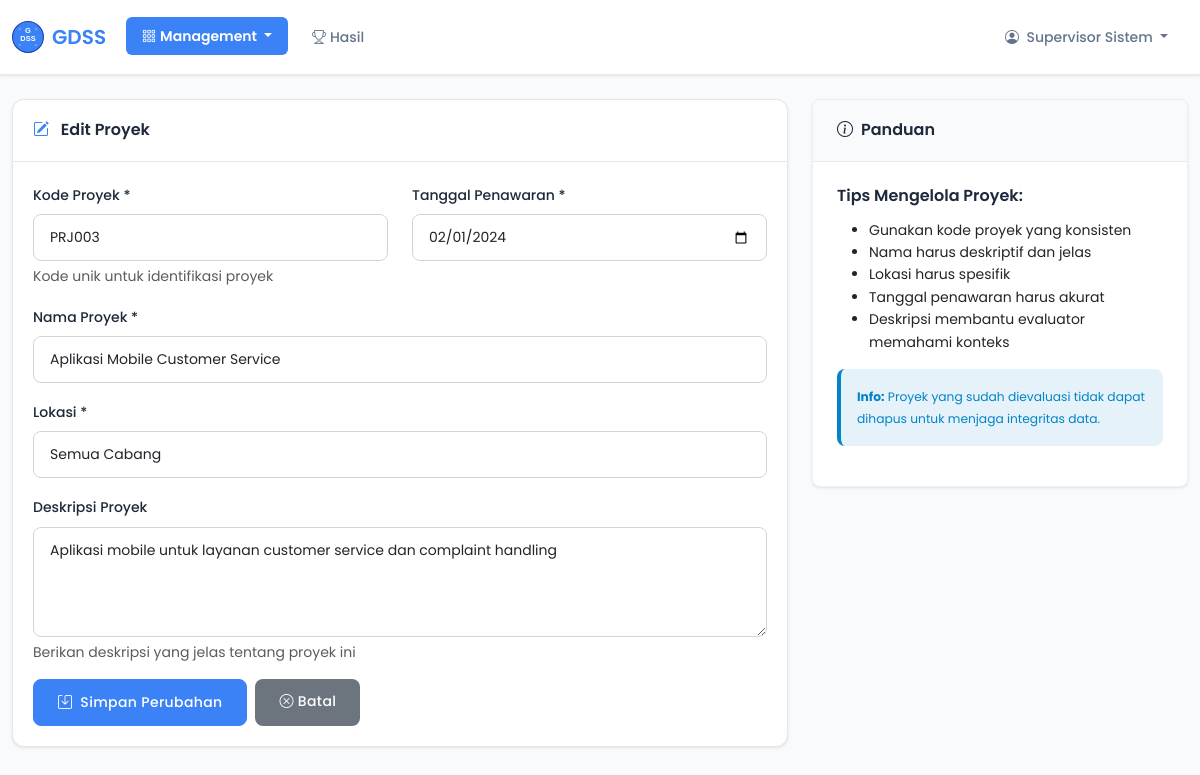
The page /projects.php?action=edit&id=3 (signed in) on the database its author committed.
### tables this page shows
CREATE TABLE projects (
    id INT PRIMARY KEY AUTO_INCREMENT,
    code VARCHAR(20) UNIQUE NOT NULL,
    name VARCHAR(200) NOT NULL,
    location VARCHAR(100) NOT NULL,
    date_offer DATE NOT NULL,
    description TEXT,
    status ENUM('active', 'completed', 'cancelled') DEFAULT 'active',
    created_at TIMESTAMP DEFAULT CURRENT_TIMESTAMP
);

### functions.php (called while the page is built, shortened)
<?php
function getConnection() {
    static $pdo = null;
    if ($pdo === null) {
        try {
            $pdo = new PDO(
                "mysql:host=" . DB_HOST . ";dbname=" . DB_NAME . ";charset=utf8mb4",
                DB_USER,
                DB_PASS,
                [
                    PDO::ATTR_ERRMODE => PDO::ERRMODE_EXCEPTION,
                    PDO::ATTR_DEFAULT_FETCH_MODE => PDO::FETCH_ASSOC,
                    PDO::ATTR_EMULATE_PREPARES => false
                ]
            );
        } catch (PDOException $e) {
            error_log("Database connection error: " . $e->getMessage());
            die("Koneksi database gagal. Silakan hubungi administrator.");
        }
    }
    return $pdo;
}
function isLoggedIn() {
    return isset($_SESSION['user_id']) && !empty($_SESSION['user_id']);
}
function getCurrentUser() {
    return [
        'id' => $_SESSION['user_id'],
        'username' => $_SESSION['username'],
        'role' => $_SESSION['user_role'],
        'fullname' => $_SESSION['user_fullname']
    ];
}
function getAllProjects() {
    try {
        $pdo = getConnection();
        $stmt = $pdo->query("
            SELECT * FROM projects
            WHERE status = 'active'
            ORDER BY id
        ");
        return $stmt->fetchAll();
    } catch (PDOException $e) {
        error_log("Error getting all projects: " . $e->getMessage());
        return [];
    }
}
function getProjectById($id) {
    try {
        $pdo = getConnection();
        $stmt = $pdo->prepare("SELECT * FROM projects WHERE id = ?");
        $stmt->execute([$id]);
        return $stmt->fetch();
    } catch (PDOException $e) {
        error_log("Error getting project by ID: " . $e->getMessage());
        return null;
    }
}
function escape($string) {
    return htmlspecialchars($string ?? '', ENT_QUOTES, 'UTF-8');
}
?>

### projects.php (the view, shortened to what this page needs)
<?php
require_once 'functions.php';
$user = getCurrentUser();
$action = $_GET['action'] ?? 'list';
$project_id = $_GET['id'] ?? null;
$project = null;
if ($action == 'edit' && $project_id) {
    $project = getProjectById($project_id);
}
$projects = getAllProjects();
?>
<!DOCTYPE html>
<html lang="id">
<head>
    <link href="https://cdn.jsdelivr.net/npm/bootstrap@5.3.0/dist/css/bootstrap.min.css" rel="stylesheet">
    <link href="https://cdn.jsdelivr.net/npm/bootstrap-icons@1.10.0/font/bootstrap-icons.css" rel="stylesheet">
    <link href="assets/css/style.css" rel="stylesheet">
</head>
<body>
    <nav class="navbar navbar-expand-lg navbar-light bg-white" style="box-shadow: 0 1px 3px 0 rgba(0, 0, 0, 0.1);">
        <div class="container-fluid">
            <a class="navbar-brand d-flex align-items-center" href="dashboard.php">
                <img src="assets/images/logo.svg" alt="GDSS Logo" width="32" height="32" class="me-2">
                <span style="font-family: 'Poppins', sans-serif; font-weight: 600; color: #3B82F6;">GDSS</span>
            </a>
            <div class="collapse navbar-collapse" id="navbarNav">
                <ul class="navbar-nav me-auto">
                    <li class="nav-item dropdown">
                        <a class="nav-link dropdown-toggle active" href="#" role="button" data-bs-toggle="dropdown" style="font-family: 'Poppins', sans-serif; background: #3B82F6; color: white; border-radius: 6px; font-weight: 600; padding: 8px 12px;">
                            <i class="bi bi-grid-3x3-gap me-1"></i>Management
                        </a>
                    </li>
                    <li class="nav-item">
                        <a class="nav-link" href="results.php" style="font-family: 'Poppins', sans-serif; color: #64748B; font-weight: 500;">
                            <i class="bi bi-trophy me-1"></i>Hasil
                        </a>
                    </li>
                </ul>
                <ul class="navbar-nav">
                    <li class="nav-item dropdown">
                        <a class="nav-link dropdown-toggle" href="#" role="button" data-bs-toggle="dropdown" style="font-family: 'Poppins', sans-serif; color: #64748B; font-weight: 500;">
                            <i class="bi bi-person-circle me-1"></i>
                            <?= escape($user['fullname']) ?>
                        </a>
                    </li>
                </ul>
            </div>
        </div>
    </nav>
    <div class="container-fluid mt-4">
        <?php if ($action == 'create' || $action == 'edit'): ?>
        <div class="row">
            <div class="col-md-8">
                <div class="card" style="border: 1px solid #E2E8F0; border-radius: 12px; box-shadow: 0 1px 3px rgba(0, 0, 0, 0.1);">
                    <div class="card-header" style="background: white; border-radius: 12px 12px 0 0; padding: 20px; border-bottom: 1px solid #E2E8F0;">
                        <h5 class="mb-0" style="font-family: 'Poppins', sans-serif; font-weight: 600; color: #1E293B; font-size: 16px;">
                            <i class="bi bi-<?= $action == 'create' ? 'plus-circle' : 'pencil-square' ?> me-2" style="color: #3B82F6;"></i>
                            <?= $action == 'create' ? 'Tambah Proyek Baru' : 'Edit Proyek' ?>
                        </h5>
                    </div>
                    <div class="card-body" style="padding: 20px;">
                        <form method="POST" action="">
                            <div class="row">
                                <div class="col-md-6">
                                    <div class="mb-3">
                                        <label for="code" class="form-label">Kode Proyek *</label>
                                        <input type="text"
                                               class="form-control"
                                               id="code"
                                               name="code"
                                               value="<?= $project ? escape($project['code']) : '' ?>"
                                               placeholder="Contoh: PRJ-2024-001"
                                               required>
                                        <div class="form-text">Kode unik untuk identifikasi proyek</div>
                                    </div>
                                </div>
                                <div class="col-md-6">
                                    <div class="mb-3">
                                        <label for="date_offer" class="form-label">Tanggal Penawaran *</label>
                                        <input type="date"
                                               class="form-control"
                                               id="date_offer"
                                               name="date_offer"
                                               value="<?= $project ? $project['date_offer'] : date('Y-m-d') ?>"
                                               required>
                                    </div>
                                </div>
                            </div>
                            <div class="mb-3">
                                <label for="name" class="form-label">Nama Proyek *</label>
                                <input type="text"
                                       class="form-control"
                                       id="name"
                                       name="name"
                                       value="<?= $project ? escape($project['name']) : '' ?>"
                                       placeholder="Contoh: Sistem Informasi Manajemen Karyawan"
                                       required>
                            </div>
                            <div class="mb-3">
                                <label for="location" class="form-label">Lokasi *</label>
                                <input type="text"
                                       class="form-control"
                                       id="location"
                                       name="location"
                                       value="<?= $project ? escape($project['location']) : '' ?>"
                                       placeholder="Contoh: Jakarta Pusat"
                                       required>
                            </div>
                            <div class="mb-3">
                                <label for="description" class="form-label">Deskripsi Proyek</label>
                                <textarea class="form-control"
                                          id="description"
                                          name="description"
                                          rows="4"
                                          placeholder="Jelaskan detail proyek, tujuan, dan ruang lingkup"><?= $project ? escape($project['description']) : '' ?></textarea>
                                <div class="form-text">Berikan deskripsi yang jelas tentang proyek ini</div>
                            </div>
                            <div class="d-flex gap-2">
                                <button type="submit" class="btn btn-primary">
                                    <i class="bi bi-save me-1"></i>
                                    <?= $action == 'create' ? 'Tambah Proyek' : 'Simpan Perubahan' ?>
                                </button>
                                <a href="projects.php" class="btn btn-secondary">
                                    <i class="bi bi-x-circle me-1"></i>Batal
                                </a>
                            </div>
                        </form>
                    </div>
                </div>
            </div>
            <div class="col-md-4">
                <div class="card">
                    <div class="card-header">
                        <h6 class="mb-0">
                            <i class="bi bi-info-circle me-2"></i>Panduan
                        </h6>
                    </div>
                    <div class="card-body">
                        <h6>Tips Mengelola Proyek:</h6>
                        <ul class="small">
                            <li>Gunakan kode proyek yang konsisten</li>
                            <li>Nama harus deskriptif dan jelas</li>
                            <li>Lokasi harus spesifik</li>
                            <li>Tanggal penawaran harus akurat</li>
                            <li>Deskripsi membantu evaluator memahami konteks</li>
                        </ul>
                        <div class="alert alert-info mt-3">
                            <small>
                                <strong>Info:</strong> Proyek yang sudah dievaluasi tidak dapat dihapus untuk menjaga integritas data.
                            </small>
                        </div>
                    </div>
                </div>
            </div>
        </div>
        <?php endif; ?>
    </div>
</body>
</html>

### assets/css/style.css (style rules this page uses)
:root { --primary-blue: #3B82F6; --primary-dark: #1E293B; --secondary-gray: #64748B; --light-gray: #F8FAFC; --white: #FFFFFF; --success: #059669; --warning: #D97706; --danger: #DC2626; --info: #0284C7; --gradient-primary: linear-gradient(135deg, #3B82F6 0%, #1E40AF 100%); --gradient-light: linear-gradient(135deg, #F8FAFC 0%, #E2E8F0 100%); --shadow-sm: 0 1px 3px 0 rgba(0, 0, 0, 0.1); --shadow-md: 0 4px 6px -1px rgba(0, 0, 0, 0.1); --shadow-lg: 0 10px 15px -3px rgba(0, 0, 0, 0.1); --font-family: 'Poppins', -apple-system, BlinkMacSystemFont, sans-serif; --font-size-xs: 0.75rem; --font-size-sm: 0.875rem; --font-size-base: 1rem; --font-size-lg: 1.125rem; --font-size-xl: 1.25rem; --font-size-2xl: 1.5rem; --font-size-3xl: 1.875rem; --font-size-4xl: 2.25rem; --font-weight-light: 300; --font-weight-normal: 400; --font-weight-medium: 500; --font-weight-semibold: 600; --font-weight-bold: 700; --border-radius: 8px; --transition: all 0.2s ease-in-out; }
* { margin: 0; padding: 0; box-sizing: border-box; }
body { font-family: var(--font-family); font-size: var(--font-size-base); font-weight: var(--font-weight-normal); line-height: 1.6; color: var(--primary-dark); background-color: var(--light-gray); -webkit-font-smoothing: antialiased; -moz-osx-font-smoothing: grayscale; }
h1, h2, h3, h4, h5, h6 { font-family: var(--font-family); font-weight: var(--font-weight-semibold); line-height: 1.3; margin-bottom: 0.75rem; color: var(--primary-dark); }
h5 { font-size: var(--font-size-lg); }
h6 { font-size: var(--font-size-base); }
.navbar { background: var(--white) !important; box-shadow: var(--shadow-sm); padding: 1rem 0; border-bottom: 1px solid rgba(226, 232, 240, 0.8); }
.navbar-brand { font-family: var(--font-family); font-weight: var(--font-weight-bold); font-size: var(--font-size-xl); color: var(--primary-blue) !important; text-decoration: none; }
.navbar-nav .nav-link { color: var(--secondary-gray) !important; font-weight: var(--font-weight-medium); font-size: var(--font-size-sm); padding: 0.5rem 1rem !important; border-radius: var(--border-radius); transition: var(--transition); margin: 0 0.25rem; }
.navbar-nav .nav-link:hover, .navbar-nav .nav-link.active { background-color: var(--primary-blue); color: var(--white) !important; transform: translateY(-1px); }
.card { border: none; border-radius: var(--border-radius); box-shadow: var(--shadow-sm); transition: var(--transition); overflow: hidden; background: var(--white); border: 1px solid rgba(226, 232, 240, 0.6); }
.card-header { background: var(--light-gray); border-bottom: 1px solid rgba(226, 232, 240, 0.8); color: var(--primary-dark); font-weight: var(--font-weight-semibold); font-size: var(--font-size-lg); padding: 1.25rem 1.5rem; }
.card-body { padding: 1.5rem; }
.btn { border-radius: var(--border-radius); font-family: var(--font-family); font-weight: var(--font-weight-medium); font-size: var(--font-size-sm); padding: 0.75rem 1.5rem; border: none; transition: var(--transition); letter-spacing: 0.025em; }
.btn-primary { background-color: var(--primary-blue); color: var(--white); border: 1px solid var(--primary-blue); }
.form-control { border: 1px solid #D1D5DB; border-radius: var(--border-radius); padding: 0.75rem 1rem; font-size: var(--font-size-sm); font-family: var(--font-family); transition: var(--transition); background-color: var(--white); }
.form-label { font-family: var(--font-family); font-weight: var(--font-weight-medium); font-size: var(--font-size-sm); color: var(--primary-dark); margin-bottom: 0.5rem; }
.alert { border: none; border-radius: var(--border-radius); font-family: var(--font-family); font-size: var(--font-size-sm); border-left: 4px solid; }
.alert-info { background-color: rgba(2, 132, 199, 0.1); color: var(--info); border-left-color: var(--info); }

### projects.php (style rules this page uses)
body { font-family: 'Poppins', sans-serif; background-color: #F8FAFC; }

### rows shown on the page
projects: code "PRJ003", date_offer "02/01/2024", name "Aplikasi Mobile Customer Service", location "Semua Cabang", description "Aplikasi mobile untuk layanan customer service dan complaint handling"

### other values the page prints
$user['fullname'] "Supervisor Sistem"
